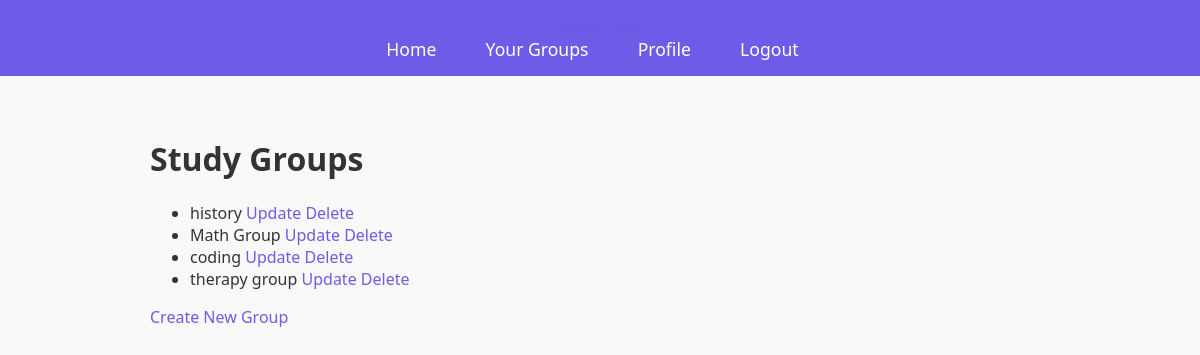
Page /study_group_list/ (signed in) on the earlier database version.
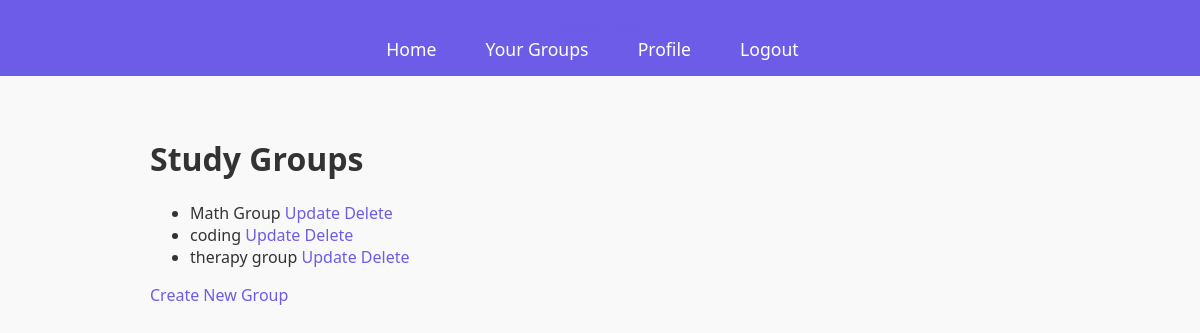
Same page on the later database version.
### app/models.py (models this page shows, shortened)
class StudyGroup(models.Model):
    name = models.CharField(max_length=200)
    description = models.TextField()
    created_by = models.ForeignKey(User, on_delete=models.CASCADE, default=1)
    created_at = models.DateTimeField(default=timezone.now)
    members = models.ManyToManyField(User, related_name='joined_groups', blank=True)
    class Meta:
        permissions = [
            ('can_create_group', 'Can create a study group'),
            ('can_update_group', 'Can update a study group'),
            ('can_delete_group', 'Can delete a study group'),
        ]

### app/views.py (the view)
# urls.py: path('study_group_list/', views.study_group_list, name='study_group_list'),
@login_required
def study_group_list(request):
    study_groups = StudyGroup.objects.all()
    return render(request, 'study_group_list.html', {'study_groups': study_groups})

### app/templates/study_group_list.html (shortened to what this page needs)
{% extends 'base.html' %}
{% block content %}
    <h1>Study Groups</h1>
    {% if study_groups %}
        <ul>
            {% for group in study_groups %}
                <li>{{ group.name }}
                    {% if request.user.username == 'adavis' %}
                        <a href="{% url 'update_study_group' group.pk %}">Update</a>
                        <a href="{% url 'delete_study_group' group.pk %}">Delete</a>
                    {% endif %}
                </li>
            {% endfor %}
        </ul>
    {% else %}
        <p>No study groups available.</p>
    {% endif %}
    {% if request.user.username == 'adavis' %}
        <a href="{% url 'create_study_group' %}">Create New Group</a>
    {% endif %}
{% endblock %}

### app/templates/base.html (shortened to what this page needs)
{% load static %}
<!DOCTYPE html>
<html lang="en">
<head>
    <link rel="stylesheet" href="{% static 'base.css' %}">
</head>
<body>
    <nav>
        <div class="logo">
            <a href="{% url 'study_group_list' %}">Study Hive</a>
        </div>
        <ul>
            <li><a href="{% url 'study_group_list' %}">Home</a></li>
            {% if user.is_authenticated %}
                <li><a href="{% url 'joined_groups' %}">Your Groups</a></li>
                <li><a href="{% url 'profile' %}">Profile</a></li>
                <li><a href="{% url 'logout' %}">Logout</a></li>
            {% else %}
                <li><a href="{% url 'login' %}">Login</a></li>
                <li><a href="{% url 'signup' %}">Sign Up</a></li>
            {% endif %}
        </ul>
    </nav>
    <div class="content">
        {% block content %}
        {% endblock %}
    </div>
</body>
</html>

### app/static/base.css (style rules this page uses)
body { font-family: 'Segoe UI', Tahoma, Geneva, Verdana, sans-serif; margin: 0; padding: 0; background-color: #f9f9f9; color: #333; }
a { color: #6C5CE7; text-decoration: none; transition: color 0.3s; }
h1, h2, h3, h4 { color: #333; }
nav { background-color: #6C5CE7; padding: 15px; text-align: center; }
nav ul { list-style-type: none; margin: 0; padding: 0; }
nav ul li { display: inline-block; margin-right: 15px; }
nav ul li a { color: white; font-size: 1.1rem; padding: 10px 15px; border-radius: 5px; }
.content { padding: 20px; max-width: 900px; margin: 20px auto; }

Differences in the rows shown:
removed StudyGroup: name "history"
